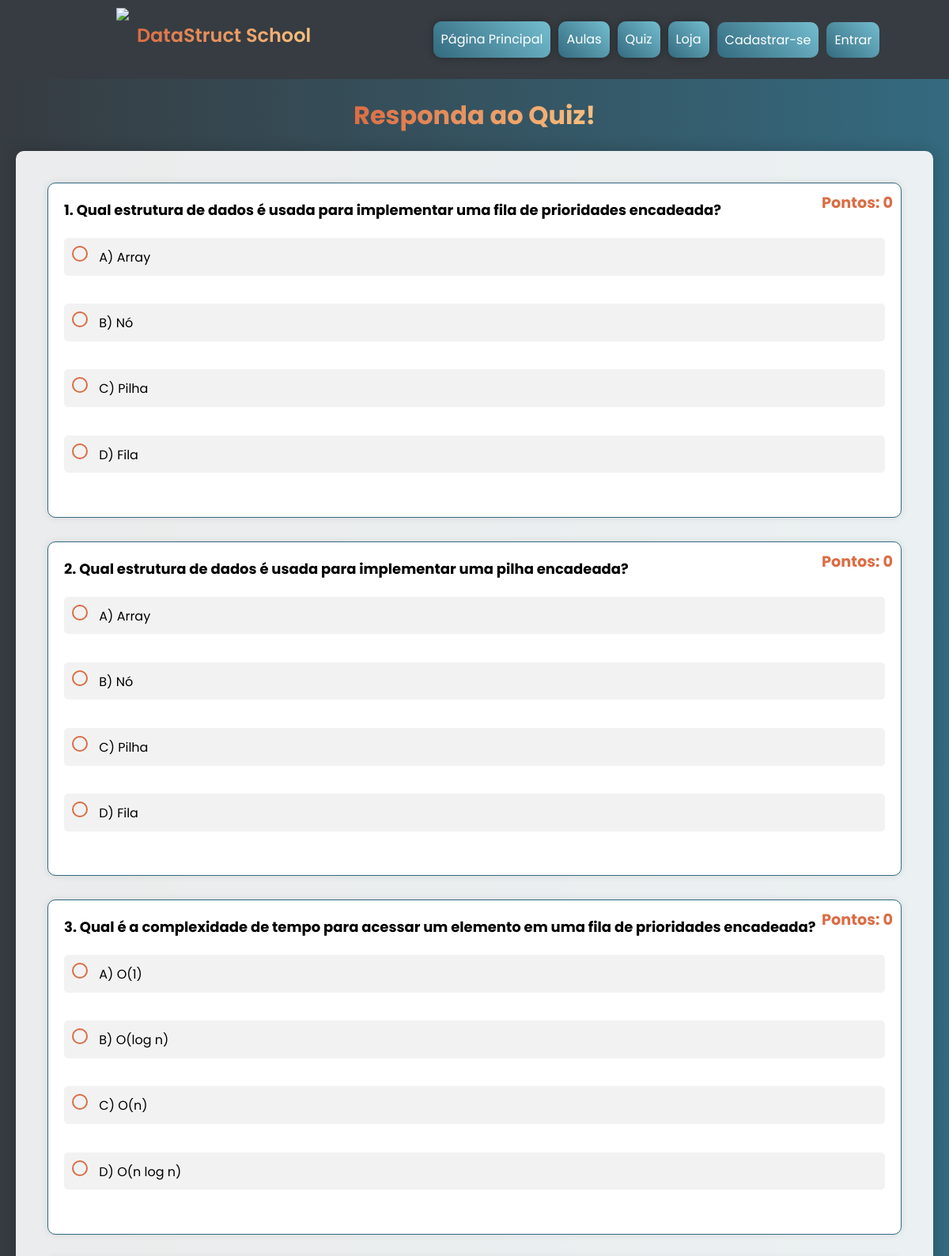
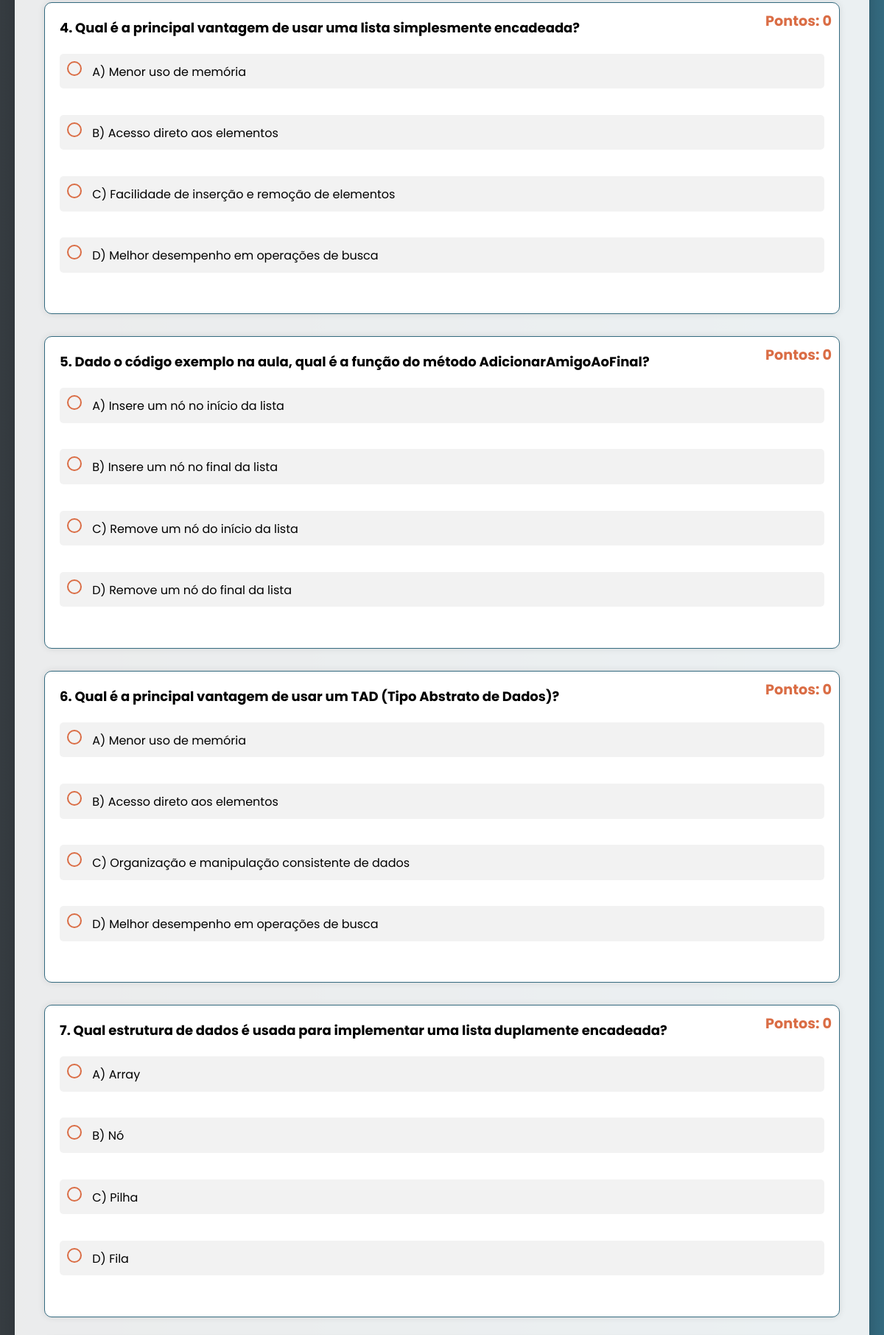
The app's page /pages/Jogos/Quiz/index.php (upper part) with its own data (2 pictures, top to bottom).
### tables this page shows
CREATE TABLE `quiz_perguntas` (
  `idpergunta` int(11) NOT NULL,
  `pergunta_quiz` varchar(255) DEFAULT NULL,
  `idresposta` int(11) NOT NULL
);

CREATE TABLE `quiz_respostas` (
  `idquiz` int(11) NOT NULL,
  `resposta_quiz` varchar(1) DEFAULT NULL,
  `alternativa_a` text DEFAULT NULL,
  `alternativa_b` text DEFAULT NULL,
  `alternativa_c` text DEFAULT NULL,
  `alternativa_d` text DEFAULT NULL
);

### backend/controllers/controller.php (called while the page is built, shortened)
<?php
    require_once __DIR__.'/../classes/Banco.php';
    class Controller{
        public $banco;
        public function __construct(){
            $this->banco = new Banco();
        }
        public function QuizPush(){
            return $this->banco->getQuizPerguntas();
        }
        public function QuizRespostaPush($id){
            return $this->banco->getQuizRespostaById($id);
        }
    }

### backend/classes/Banco.php (called while the page is built, shortened)
<?php
class Banco
{
    private $conn;
    public function __construct()
    {
        $this->conn = mysqli_connect("localhost", "root", "", "datastruct");
    }
    private function executeQuery($query)
    {
        $result = mysqli_query($this->conn, $query);
        return $result;
    }
    public function getQuizPerguntas()
    {
        $query = "SELECT * FROM quiz_perguntas";
        return $this->executeQuery($query);
    }
    public function getQuizRespostaById($id)
    {
        $id = mysqli_real_escape_string($this->conn, $id);
        $query = "SELECT * FROM quiz_respostas WHERE idquiz = '$id'";
        return $this->executeQuery($query);
    }
}
?>

### pages/Jogos/Quiz/index.php (the view, shortened to what this page needs)
<?php
include_once './../../../backend/controllers/page_controller.php';
include_once './../../../backend/controllers/controller.php';
$controlador = new Controller();
?>
<!DOCTYPE html>
<html lang="pt-BR">
<head>
    <link href="https://unpkg.com/boxicons@2.1.4/css/boxicons.min.css" rel="stylesheet">
    <link rel="stylesheet" type="text/css" href="main.css">
</head>
<body>
    <?php PageController::Cabecalho(); ?>
    <main>
        <h1>Responda ao Quiz!</h1>
        <?php
            $perguntasSelecionadas = [];
            if ($_SERVER['REQUEST_METHOD'] === 'GET') {
                if (method_exists($controlador, 'QuizPush')) {
                    $perguntas = $controlador->QuizPush();
                    $perguntasArray = [];
                    while ($pergunta = $perguntas->fetch_assoc()) {
                        $perguntasArray[] = $pergunta;
                    }
                    shuffle($perguntasArray);
                    $perguntasSelecionadas = array_slice(array_unique($perguntasArray, SORT_REGULAR), 0, 10);
                }
            }
        ?>
        <form method="POST" action="" onsubmit="return validateForm();">
        <?php
            foreach ($perguntasSelecionadas as $index => $pergunta) {
                $numeroQuestao = $index + 1;
                echo "<section class='question-container'>";
                echo "<h3 class='question'>$numeroQuestao. " . $pergunta['pergunta_quiz'] . "</h3>";
                $idresposta = $pergunta['idresposta'];
                $respostas = $controlador->QuizRespostaPush($idresposta)->fetch_assoc();
                $alternativas = [
                    'A' => $respostas['alternativa_a'],
                    'B' => $respostas['alternativa_b'],
                    'C' => $respostas['alternativa_c'],
                    'D' => $respostas['alternativa_d']
                ];
                $respostaUsuario = $_POST["resposta_$index"] ?? null;
                $pontos = 0;
                echo "<section class='points'>Pontos: $pontos</section>";
                foreach ($alternativas as $letra => $alternativa) {
                    $inputId = "resposta_{$index}_{$letra}";
                    $cor = '';
                    $icone = '';
                    echo "<label for='$inputId' $cor>";
                    echo "<input type='radio' id='$inputId' name='resposta_$index' value='$letra' " . ($respostaUsuario == $letra ? 'checked' : '') . "> $letra) $alternativa $icone";
                    echo "</label><br>";
                }
                echo "</section>";
            }
        ?>
        </form>
    </main>
</body>
</html>

### backend/controllers/page_controller.php (shortened to what this page needs)
<?php
 class PageController {
    public static function Cabecalho() {
        echo '
        <header class="mainHeader">
            <section class="logo">
                <img src="' . BASE_URL . '/logo.png" height="70px">
                <h1>DataStruct School</h1>
            </section>
            <nav>
                <ul class="nav-list">
                    <li><a href="' . BASE_URL . '/index.php">Página Principal</a></li>
                    <div class="dropdown">
                        <li onclick="dropdownAulas()">Aulas</li>
                        <div class="dropdown-content">';
                          echo '
                        </div>
                    </div>
                    <li><a href="' . BASE_URL . '/pages/Jogos/Quiz/index.php">Quiz</a></li>
                    <li><a href="' . BASE_URL . '/pages/loja/index.php">Loja</a></li>
                    ';
        if (isset($_SESSION['user'])) {
            $user = $_SESSION['user'];
            echo '<li class="logged" onclick="dropdown()">
                    <section class="content">
                        ' . $user->getUsername() . '
                        <i class="bx bxs-chevron-down" id="icon"></i>
                    </section>
                    <div class="dropdown-logged">
                        <ul>
                            <li><a href="' . BASE_URL . '/pages/Perfil/index.php">Perfil</a></li>';
                            if($user->getEmail() == 'admin'){
                                echo '<li><a href="' . BASE_URL . '/pages/admin/index.php">Admin</a></li>';
                            }
                        echo '<li><a href="' . BASE_URL . '/pages/sair.php">Sair</a></li>
                        </ul>
                    </div>
                    </li>';
        } else {
            echo '<button class="btn cadastrar" onclick="switchPages(\'' . BASE_URL . '/pages/Cadastrar/\')">Cadastrar-se</button>
                    <button class="btn entrar" onclick="switchPages(\'' . BASE_URL . '/pages/Entrar/\')">Entrar</button>';
        }
        echo '</ul></nav></header>';
    }
}
?>

### pages/Jogos/Quiz/main.css (style rules this page uses)
body { font-family: Arial, sans-serif; line-height: 1.6; background: linear-gradient(to right, var(--cor1), var(--cor2)); color: var(--cor6); margin: 0; padding: 0; }
main { display: flex; align-items: center; justify-content: center; flex-direction: column; padding: 20px; max-width: 100vw; }
h1 { text-align: center; background: linear-gradient(to right, var(--cor3), var(--cor4)); -webkit-background-clip: text; -webkit-text-fill-color: transparent; margin-bottom: 20px; }
main form { background: rgba(255, 255, 255, 0.9); border-radius: 10px; box-shadow: 0 0 20px rgba(0, 0, 0, 0.2); padding: 40px; max-width: 1400px; width: 100%; margin: 0 auto; }
.question { margin-bottom: 20px; font-size: 18px; color: var(--black); font-weight: bold; }
.question-container { position: relative; margin-bottom: 30px; padding: 20px; border: 1px solid var(--cor2); border-radius: 10px; background: var(--cor6); box-shadow: 0 0 10px rgba(0, 0, 0, 0.1); }
.points { position: absolute; top: 10px; right: 10px; font-size: 1.2em; font-weight: bold; color: var(--cor3); }
label { display: block; margin-bottom: 10px; font-size: 16px; color: var(--black); padding: 10px; border-radius: 5px; background: rgba(0, 0, 0, 0.05); transition: background 0.3s ease; }
input[type="radio"] { margin-right: 10px; appearance: none; width: 20px; height: 20px; border: 2px solid var(--cor3); border-radius: 50%; outline: none; cursor: pointer; transition: background 0.3s ease; }
button { background: var(--cor3); color: var(--cor6); border: none; padding: 10px 20px; border-radius: 5px; font-size: 16px; cursor: pointer; transition: background 0.3s ease, transform 0.3s ease; display: block; margin: 20px auto 0; }

### global.css (style rules this page uses)
:root { --cor1: #363C41; --cor2: #346A7F; --cor3: #DA6D45; --cor4: #F9C080; --cor5: #B96044; --cor6: #ffffff; --cor7: #73bdcf; --black: #000000; }
* { font-family: "Poppins", sans-serif; padding: 0; margin: 0; box-sizing: border-box; }
header.mainHeader { display: flex; flex-direction: column; align-items: center; padding: 10px 20px; background: var(--cor1); color: var(--cor6); user-select: none; }
header.mainHeader .logo { display: flex; align-items: center; justify-content: center; width: 80%; max-width: 500px; margin-bottom: 10px; }
header.mainHeader .logo img { height: 70px; margin-right: 10px; }
header.mainHeader .logo h1 { font-size: 24px; font-weight: 600; background: linear-gradient(to right, var(--cor3), var(--cor4)); background-clip: text; -webkit-text-fill-color: transparent; margin: 0; }
header.mainHeader nav { display: flex; flex-direction: column; align-items: center; width: 100%; }
header.mainHeader nav ul { display: flex; flex-direction: column; align-items: center; width: 100%; padding: 0; margin: 0; list-style: none; }
header.mainHeader nav ul li { width: 100%; padding: 10px; background: var(--cor2); box-shadow: 0 0 10px rgba(0, 0, 0, 0.3); text-align: center; border-radius: 10px; margin-bottom: 10px; color: var(--cor6); font-size: 16px; }
header.mainHeader nav .nav-list { display: flex; flex-wrap: wrap; justify-content: center; align-items: center; list-style: none; padding: 0; margin: 0; }
header.mainHeader nav .nav-list li { width: 100%; max-width: 250px; margin: 5px; padding: 10px; border: none; border-radius: 10px; background: linear-gradient(45deg, var(--cor2), var(--cor7)); color: var(--cor6); text-align: center; box-shadow: 0 0 10px rgba(0, 0, 0, 0.3); transition: background 300ms, transform 200ms; font-size: 16px; }
header.mainHeader nav .nav-list li a { text-decoration: none; color: var(--cor6); }
header.mainHeader nav .nav-list .btn { width: 100%; max-width: 250px; padding: 10px; margin: 5px 0; border: none; border-radius: 10px; color: var(--cor6); background: linear-gradient(45deg, var(--cor2), var(--cor7)); transition: background 300ms, transform 200ms; box-sizing: border-box; font-size: 16px; }
@media (min-width: 768px) { header.mainHeader { flex-direction: row; align-items: center; } }
@media (min-width: 768px) { header.mainHeader .logo { margin-right: 20px; } }
@media (min-width: 768px) { header.mainHeader nav { width: 50%; } }
@media (min-width: 768px) { header.mainHeader nav .nav-list { flex-direction: row; justify-content: center; } }
@media (min-width: 768px) { header.mainHeader nav .nav-list li { width: auto; margin: 0 5px; } }
@media (min-width: 768px) { header.mainHeader nav .nav-list .btn { width: auto; margin: 0 5px; } }

### records on screen
quiz_perguntas: numeroQuestao "1", pergunta_quiz "Qual estrutura de dados é usada para implementar uma fila de prioridades encadeada?", pontos "0", letra "A", idresposta.alternativa_a "Array", letra "B", idresposta.alternativa_b "Nó", letra "C", idresposta.alternativa_c "Pilha", letra "D", idresposta.alternativa_d "Fila"
quiz_perguntas: numeroQuestao "2", pergunta_quiz "Qual estrutura de dados é usada para implementar uma pilha encadeada?", pontos "0", letra "A", alternativa "Array", letra "B", alternativa "Nó", letra "C", alternativa "Pilha", letra "D", alternativa "Fila"
quiz_perguntas: numeroQuestao "3", pergunta_quiz "Qual é a complexidade de tempo para acessar um elemento em uma fila de prioridades encadeada?", pontos "0", letra "A", idresposta.alternativa_a "O(1)", letra "B", idresposta.alternativa_b "O(log n)", letra "C", idresposta.alternativa_c "O(n)", letra "D", idresposta.alternativa_d "O(n log n)"
quiz_perguntas: numeroQuestao "4", pergunta_quiz "Qual é a principal vantagem de usar uma lista simplesmente encadeada?", pontos "0", letra "A", idresposta.alternativa_a "Menor uso de memória", letra "B", idresposta.alternativa_b "Acesso direto aos elementos", letra "C", idresposta.alternativa_c "Facilidade de inserção e remoção de elementos", letra "D", idresposta.alternativa_d "Melhor desempenho em operações de busca"
quiz_perguntas: numeroQuestao "5", pergunta_quiz "Dado o código exemplo na aula, qual é a função do método AdicionarAmigoAoFinal?", pontos "0", letra "A", idresposta.alternativa_a "Insere um nó no início da lista", letra "B", idresposta.alternativa_b "Insere um nó no final da lista", letra "C", idresposta.alternativa_c "Remove um nó do início da lista", letra "D", idresposta.alternativa_d "Remove um nó do final da lista"
quiz_perguntas: numeroQuestao "6", pergunta_quiz "Qual é a principal vantagem de usar um TAD (Tipo Abstrato de Dados)?", pontos "0", letra "A", idresposta.alternativa_a "Menor uso de memória", letra "B", idresposta.alternativa_b "Acesso direto aos elementos", letra "C", idresposta.alternativa_c "Organização e manipulação consistente de dados", letra "D", idresposta.alternativa_d "Melhor desempenho em operações de busca"
quiz_perguntas: numeroQuestao "7", pergunta_quiz "Qual estrutura de dados é usada para implementar uma lista duplamente encadeada?", pontos "0", letra "A", alternativa "Array", letra "B", alternativa "Nó", letra "C", alternativa "Pilha", letra "D", alternativa "Fila"
